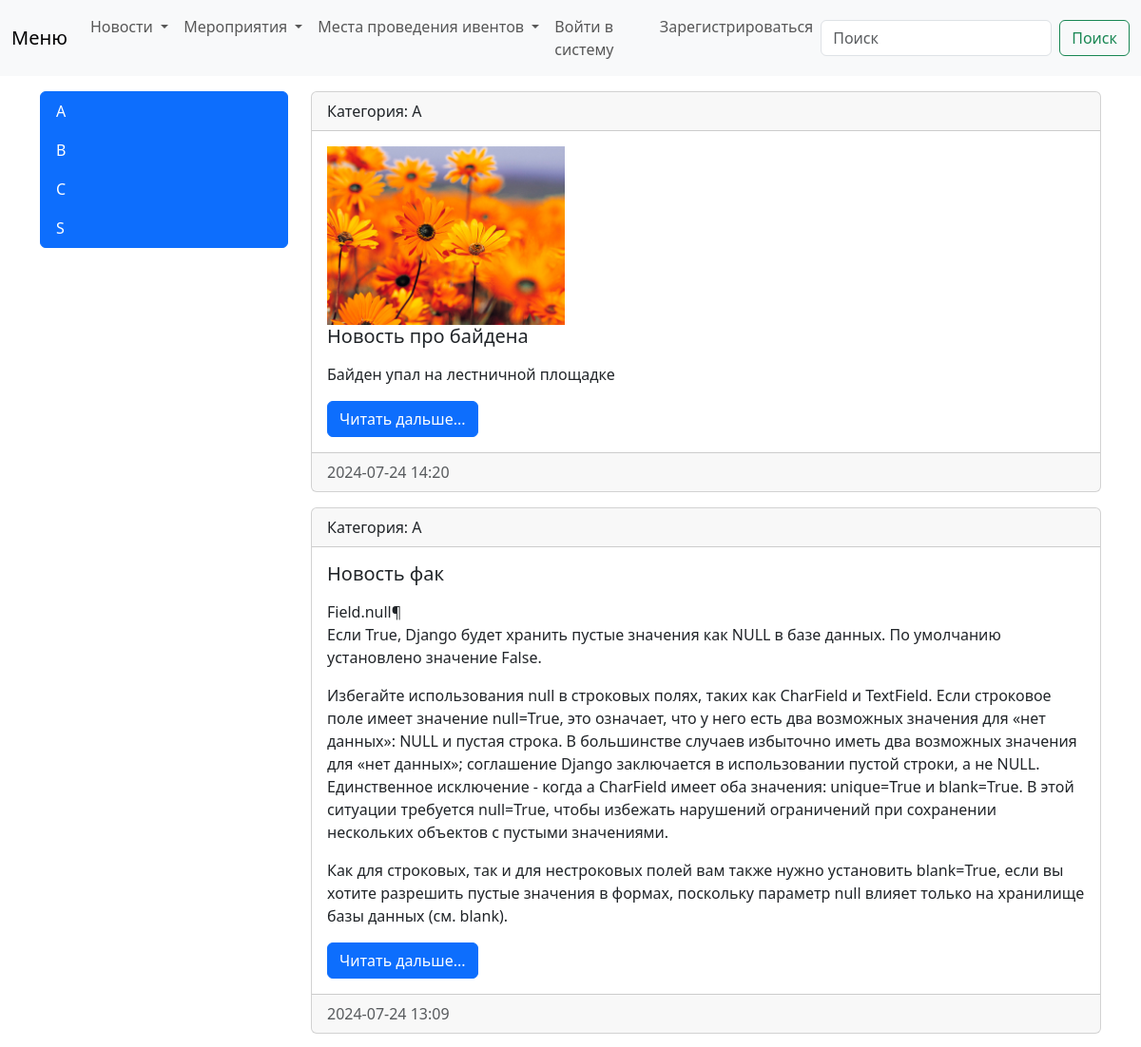
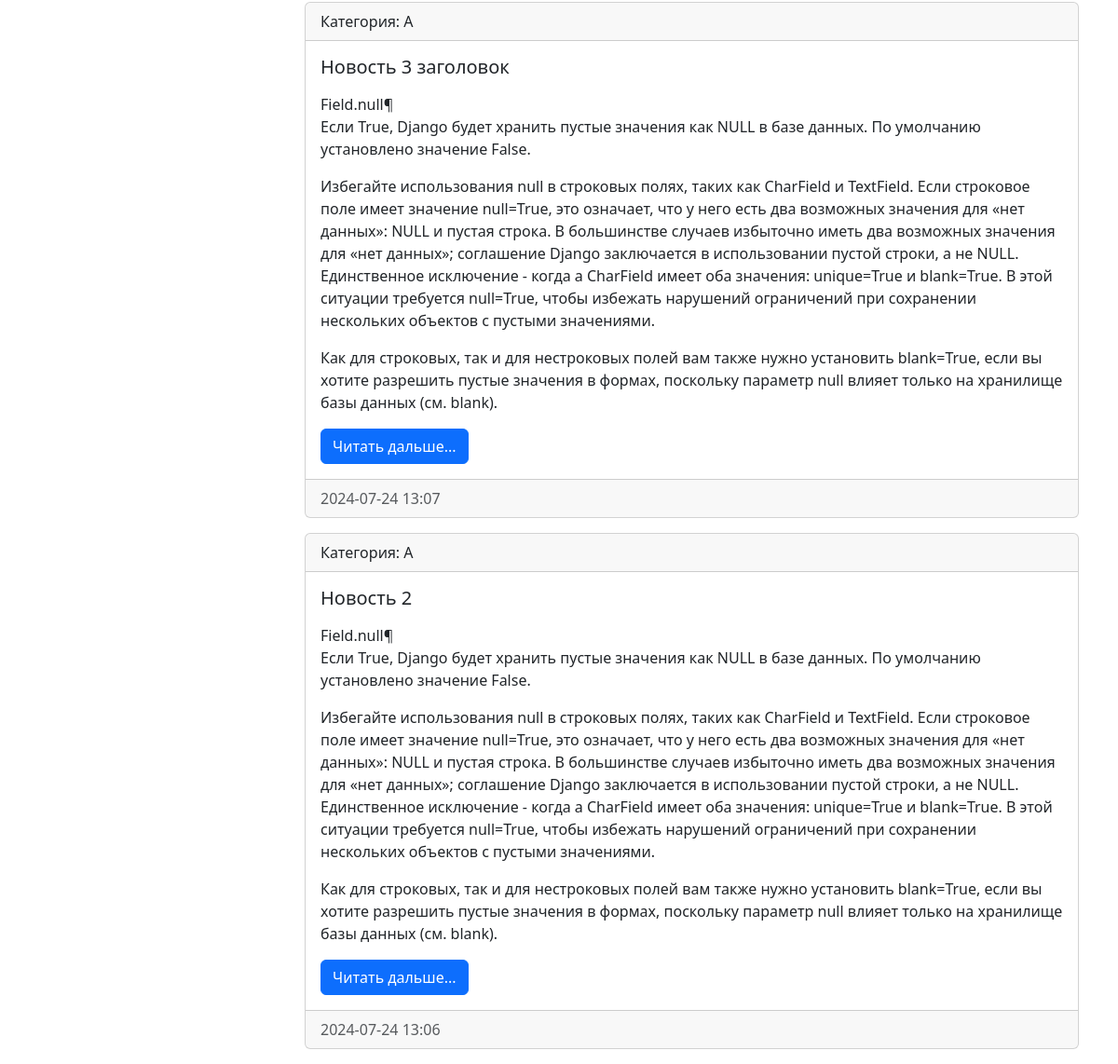
Page /news/category/1/ on the committed database (2 pictures, top to bottom).
### news/models.py (models this page shows, shortened)
class Category(models.Model):
    title = models.CharField(max_length=150, db_index=True, verbose_name='Наименование категории')
    def get_absolute_url(self):
        return reverse('category', kwargs={'category_id': self.pk})
    def __str__(self):
        return self.title
    class Meta:
        verbose_name = 'Категория'
        verbose_name_plural = 'Категории'
        ordering = ['title']

class News(models.Model):
    title = models.CharField(max_length=150, verbose_name='Наименование новости')
    content = models.TextField(blank=True, verbose_name='Контент') #Необазетельно к заполнению
    created_at = models.DateTimeField(auto_now_add=True, verbose_name='Дата публикации')
    updated_at = models.DateTimeField(auto_now=True, verbose_name='Обновлено') # Просмотр даты редактирования новости
    photo = models.ImageField(upload_to='photos/%Y/%m/%d/', verbose_name='Фото', blank=True)
    is_published = models.BooleanField(default=True, verbose_name='Опубликовано')
    category = models.ForeignKey('Category', on_delete=models.PROTECT, null=True)
    def get_absolute_url(self):
        return reverse('view_news', kwargs={'news_id': self.pk})
    class Meta:
        verbose_name = 'Новость'
        verbose_name_plural = 'Новости'
        ordering = ['-created_at']

### news/views.py (the view)
# urls.py: path('category/<int:category_id>/', get_category, name="category"),
def get_category(request, category_id):
    news = News.objects.filter(category_id=category_id)
    category = Category.objects.get(pk=category_id)
    return render(request, 'news/category.html', {'news': news, 'category': category})

### news/templatetags/news_tags.py (called while the page is built)
@register.simple_tag()
def get_categories():
    return Category.objects.all()

### news/templates/news/category.html (shortened to what this page needs)
{% extends "base.html" %}
{% block content %}
{% for item in news %}
<div class=" card mb-3">
    <div class="card-header">
        Категория: {{ item.category }}
    </div>
    <div class="card-body">
        <div class="media">
            {% if item.photo %}
            <img src="{{ item.photo.url }}" alt="" width="250">
            {% endif %}
            <div class="media-boby">
                <h5 class="card-title">{{ item.title }}</h5>
                <p class="card-text">{{ item.content|linebreaks }}</p>
                <a href='{{ item.get_absolute_url }}' class="btn btn-primary">Читать дальше...</a>
            </div>
        </div>
    </div>
    {% block footer %}
    <div class="card-footer text-body-secondary">
        {{ item.created_at|date:"Y-m-d H:i" }}
    </div>
    {% endblock %}
</div>
{% endfor %}
{% endblock %}

### templates/inc/_sidebar.html
{% load news_tags %}
<div class="list-group">
    {% get_categories as categories %}
    {% for item in categories %}
    <a href='{{ item.get_absolute_url }}' class="list-group-item list-group-item-action active">{{ item.title }}</a>
    {% endfor %}
</div>

### mysite/static/css/styles.css (style rules this page uses)
body { background-color: #ccc; }

### rows in the picture
Category: title "A"
Category: title "B"
Category: title "C"
Category: title "S"
News: category "A", photo (picture), title "Новость про байдена", content "Байден упал на лестничной площадке", created_at "2024-07-24 14:20"
News: category "A", title "Новость фак", content "Field.null¶ Если True, Django будет хранить пустые значения как NULL в базе данных. По умолчанию установлено значение False. Избегайте использования null в строковых полях, таких как CharField и TextField. Если строковое поле имеет значение null=True, это означает, что у него есть два возможных значения для «нет данных»: NULL и пустая строка. В большинстве случаев избыточно иметь два возможных значения для «нет данных»; соглашение Django заключается в использовании пустой строки, а не NULL. Единственное исключение - когда a CharField имеет оба значения: unique=True и blank=True. В этой ситуации требуется null=True, чтобы избежать нарушений ограничений при сохранении нескольких объектов с…", created_at "2024-07-24 13:09"
News: category "A", title "Новость 3 заголовок", content "Field.null¶ Если True, Django будет хранить пустые значения как NULL в базе данных. По умолчанию установлено значение False. Избегайте использования null в строковых полях, таких как CharField и TextField. Если строковое поле имеет значение null=True, это означает, что у него есть два возможных значения для «нет данных»: NULL и пустая строка. В большинстве случаев избыточно иметь два возможных значения для «нет данных»; соглашение Django заключается в использовании пустой строки, а не NULL. Единственное исключение - когда a CharField имеет оба значения: unique=True и blank=True. В этой ситуации требуется null=True, чтобы избежать нарушений ограничений при сохранении нескольких объектов с…", created_at "2024-07-24 13:07"
News: category "A", title "Новость 2", content "Field.null¶ Если True, Django будет хранить пустые значения как NULL в базе данных. По умолчанию установлено значение False. Избегайте использования null в строковых полях, таких как CharField и TextField. Если строковое поле имеет значение null=True, это означает, что у него есть два возможных значения для «нет данных»: NULL и пустая строка. В большинстве случаев избыточно иметь два возможных значения для «нет данных»; соглашение Django заключается в использовании пустой строки, а не NULL. Единственное исключение - когда a CharField имеет оба значения: unique=True и blank=True. В этой ситуации требуется null=True, чтобы избежать нарушений ограничений при сохранении нескольких объектов с…", created_at "2024-07-24 13:06"
